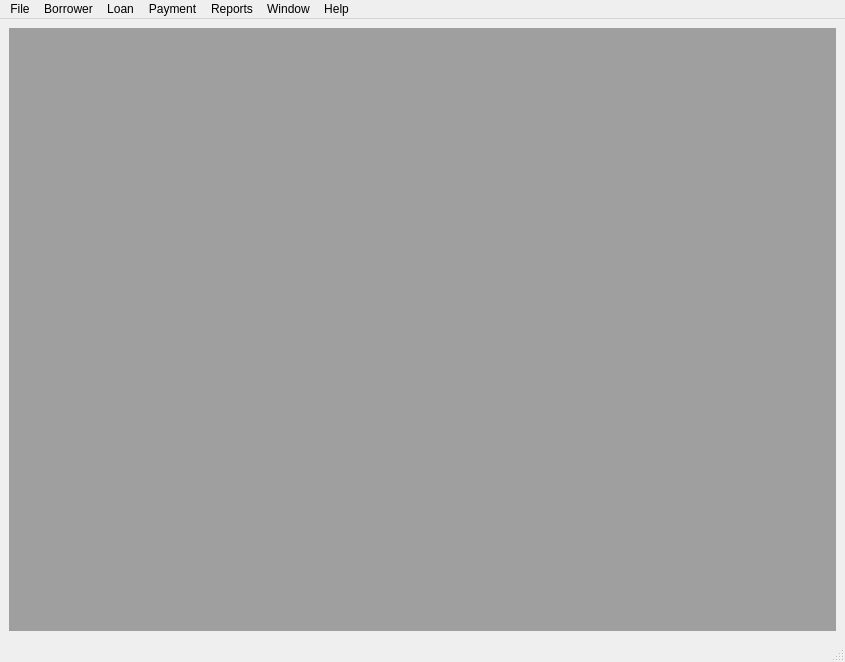
<?xml version="1.0" encoding="UTF-8"?>
<ui version="4.0">
 <class>MainWindow</class>
 <widget class="QMainWindow" name="MainWindow">
  <property name="geometry">
   <rect>
    <x>0</x>
    <y>0</y>
    <width>845</width>
    <height>662</height>
   </rect>
  </property>
  <property name="sizePolicy">
   <sizepolicy hsizetype="Maximum" vsizetype="Maximum">
    <horstretch>0</horstretch>
    <verstretch>0</verstretch>
   </sizepolicy>
  </property>
  <property name="windowTitle">
   <string>CashEagle</string>
  </property>
  <widget class="QWidget" name="centralwidget">
   <property name="sizePolicy">
    <sizepolicy hsizetype="Preferred" vsizetype="Preferred">
     <horstretch>0</horstretch>
     <verstretch>0</verstretch>
    </sizepolicy>
   </property>
   <layout class="QGridLayout" name="gridLayout">
    <item row="0" column="0">
     <widget class="QMdiArea" name="mdiArea"/>
    </item>
   </layout>
  </widget>
  <widget class="QMenuBar" name="menubar">
   <property name="geometry">
    <rect>
     <x>0</x>
     <y>0</y>
     <width>845</width>
     <height>26</height>
    </rect>
   </property>
   <widget class="QMenu" name="menuFile">
    <property name="title">
     <string>File</string>
    </property>
    <addaction name="actionSettings"/>
    <addaction name="actionSecurity_2"/>
    <addaction name="separator"/>
    <addaction name="actionExit_2"/>
   </widget>
   <widget class="QMenu" name="menuWindow">
    <property name="title">
     <string>Window</string>
    </property>
    <addaction name="actionMinimize"/>
   </widget>
   <widget class="QMenu" name="menuHelp">
    <property name="title">
     <string>Help</string>
    </property>
    <addaction name="actionCashEagle_Help"/>
    <addaction name="separator"/>
    <addaction name="actionAbout"/>
   </widget>
   <widget class="QMenu" name="menuBorrower">
    <property name="title">
     <string>Borrower</string>
    </property>
    <addaction name="actionNew_Borrower"/>
    <addaction name="actionLocate_Borrowers"/>
    <addaction name="actionCheck_Borrowers"/>
    <addaction name="separator"/>
    <addaction name="actionCredit_Check"/>
   </widget>
   <widget class="QMenu" name="menuLoan">
    <property name="title">
     <string>Loan</string>
    </property>
    <addaction name="actionNew_Loans"/>
    <addaction name="actionLoan_Assess"/>
   </widget>
   <widget class="QMenu" name="menuPayment">
    <property name="title">
     <string>Payment</string>
    </property>
    <addaction name="actionMake_Payment"/>
   </widget>
   <widget class="QMenu" name="menuReports">
    <property name="title">
     <string>Reports</string>
    </property>
   </widget>
   <addaction name="menuFile"/>
   <addaction name="menuBorrower"/>
   <addaction name="menuLoan"/>
   <addaction name="menuPayment"/>
   <addaction name="menuReports"/>
   <addaction name="menuWindow"/>
   <addaction name="menuHelp"/>
  </widget>
  <widget class="QStatusBar" name="statusbar"/>
  <action name="actionCashEagle_Help">
   <property name="text">
    <string>CashEagle Help</string>
   </property>
  </action>
  <action name="actionAbout">
   <property name="text">
    <string>About</string>
   </property>
  </action>
  <action name="actionMinimize">
   <property name="text">
    <string>Minimize</string>
   </property>
  </action>
  <action name="actionExit">
   <property name="text">
    <string>Exit</string>
   </property>
   <property name="shortcut">
    <string>Alt+F</string>
   </property>
  </action>
  <action name="actionSecurity">
   <property name="text">
    <string>Security</string>
   </property>
  </action>
  <action name="actionSettings">
   <property name="text">
    <string>Settings</string>
   </property>
  </action>
  <action name="actionSecurity_2">
   <property name="text">
    <string>Security</string>
   </property>
  </action>
  <action name="actionExit_2">
   <property name="text">
    <string>Exit</string>
   </property>
  </action>
  <action name="actionNew_Borrower">
   <property name="text">
    <string>New Borrower</string>
   </property>
  </action>
  <action name="actionLocate_Borrowers">
   <property name="text">
    <string>Locate Borrowers</string>
   </property>
  </action>
  <action name="actionCheck_Borrowers">
   <property name="text">
    <string>Borrower List</string>
   </property>
  </action>
  <action name="actionNew_Loans">
   <property name="text">
    <string>New Loans</string>
   </property>
  </action>
  <action name="actionLoan_Assess">
   <property name="text">
    <string>Loan Assess</string>
   </property>
  </action>
  <action name="actionCredit_Check">
   <property name="text">
    <string>Credit Check</string>
   </property>
  </action>
  <action name="actionMake_Payment">
   <property name="text">
    <string>Make Payment</string>
   </property>
  </action>
 </widget>
 <resources/>
 <connections/>
</ui>
